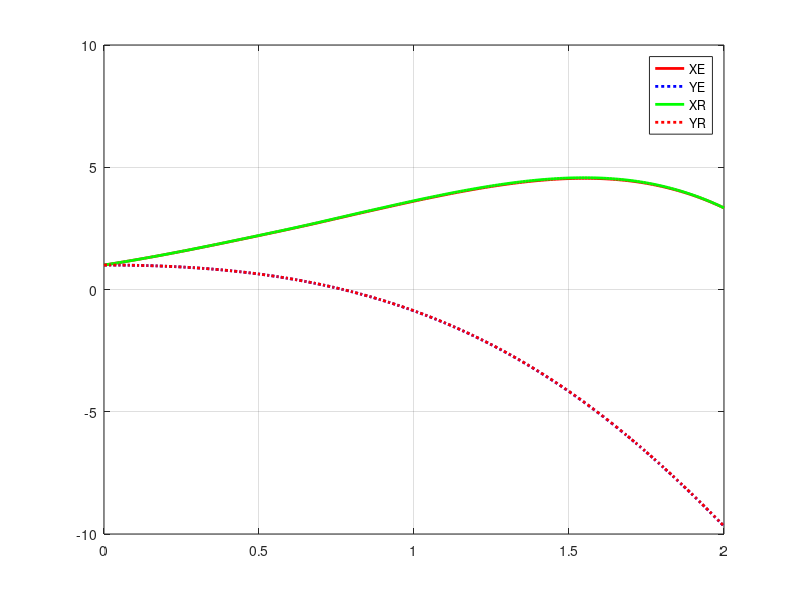

Write the MATLAB code that produced this figure.
clear;
clc;
close all;

% PF.Q4. Solve the following system on the interval [0,2] using Euler and Runge-Kutta method.

% 1st Sys ODE \double_dot{x}(t) = 2*y(t) - sin(4*t^2*x(t)), 	            initial condition x(0) = 1, dot{x}(t) = 2;
% 2nd Sys ODE \double_dot{y}(t) = -2*x(t) - 1/(2*t^2*dot{x}(t)^2+3), 		initial condition y(0) = 1, dot{y}(t) = 0;

% Converted System of Eqs to 1st Order ODEs: 

T  = 2;      % simulation time
dt = 0.01;    % timestep
t  = 0:dt:T; % discretize timestep

x1E = 1;      % initial consition - Euler method
x2E = 2;      % initial consition - Euler method
x3E = 1;      % initial consition - Euler method
x4E = 0;      % initial consition - Euler method

x1R = 1;      % initial consition - Runge-Kutta method
x2R = 2;      % initial consition - Runge-Kutta method
x3R = 1;      % initial consition - Runge-Kutta method
x4R = 0;      % initial consition - Runge-Kutta method

N  = T/dt;

for i = 1:N

    % Euler method

    x1E(i+1) = x1E(i) + dt*x2E(i);
    x2E(i+1) = x2E(i) + dt*(-sin(4*t(i)^2*x1E(i))+2*x3E(i));
    x3E(i+1) = x3E(i) + dt*x4E(i);
    x4E(i+1) = x4E(i) + dt*(-2*x1E(i)-(1/(((2*t(i)^2*x2E(i)^2)+3))));

    % RK method

    k11 = x2R(i);
    k21 = x2R(i)+dt*(k11/2);
    k31 = x2R(i)+dt*(k21/2);
    k41 = x2R(i)+dt*(k31);
    x1R(i+1) = x1R(i) + (1/6)*dt*(k11+2*k21+2*k31+k41);

    k12 = -sin(4*t(i)^2*x1R(i))+(2*x3R(i));
    k22 = -sin(4*((t(i)+dt/2)^2)*(x1R(i)+dt*k12/2))+(2*(x3R(i)+dt*k12/2));
    k32 = -sin(4*((t(i)+dt/2)^2)*(x1R(i)+dt*k22/2))+(2*(x3R(i)+dt*k22/2));
    k42 = -sin(4*((t(i)+dt)^2)*(x1R(i)+dt*k32))+(2*(x3R(i)+dt*k32));
    x2R(i+1) = x2R(i) + (1/6)*dt*(k12+2*k22+2*k32+k42);
    
    k13 = x4R(i);
    k23 = x4R(i)+dt*k13/2;
    k33 = x4R(i)+dt*k23/2;
    k43 = x4R(i)+dt*k33;
    x3R(i+1) = x3R(i) + (1/6)*dt*(k13+2*k23+2*k33+k43);

    k14 = -2*x1R(i)-(1/((2*t(i)^2*x2R(i)^2)+3));
    k24 = -2*(x1R(i)+dt*k14/2)-(1/((2*(t(i)+dt/2)^2*(x2R(i)+dt*k14/2)^2)+3));
    k34 = -2*(x1R(i)+dt*k24/2)-(1/((2*(t(i)+dt/2)^2*(x2R(i)+dt*k24/2)^2)+3));
    k44 = -2*(x1R(i)+dt*k34)-(1/((2*(t(i)+dt)^2*(x2R(i)+dt*k34)^2)+3));
    x4R(i+1) = x4R(i) + (1/6)*dt*(k14+2*k24+2*k34+k44); 

end

figure(1)
plot(t,x1E,'r','LineWidth',2)
hold on;
% plot(t,x2E,'g:','LineWidth',2)
% hold on;
plot(t,x3E,'b:','LineWidth',2)
hold on;
% plot(t,x4E,'b:','LineWidth',2)
% hold on;

plot(t,x1R,'g','LineWidth',2)
hold on;
% plot(t,x2R,'b:','LineWidth',2)
% hold on;
plot(t,x3R,'r:','LineWidth',2)
hold on;
% plot(t,x4R,'g:','LineWidth',2)
% hold on;

legend('XE','YE','XR', 'YR')

grid on;
